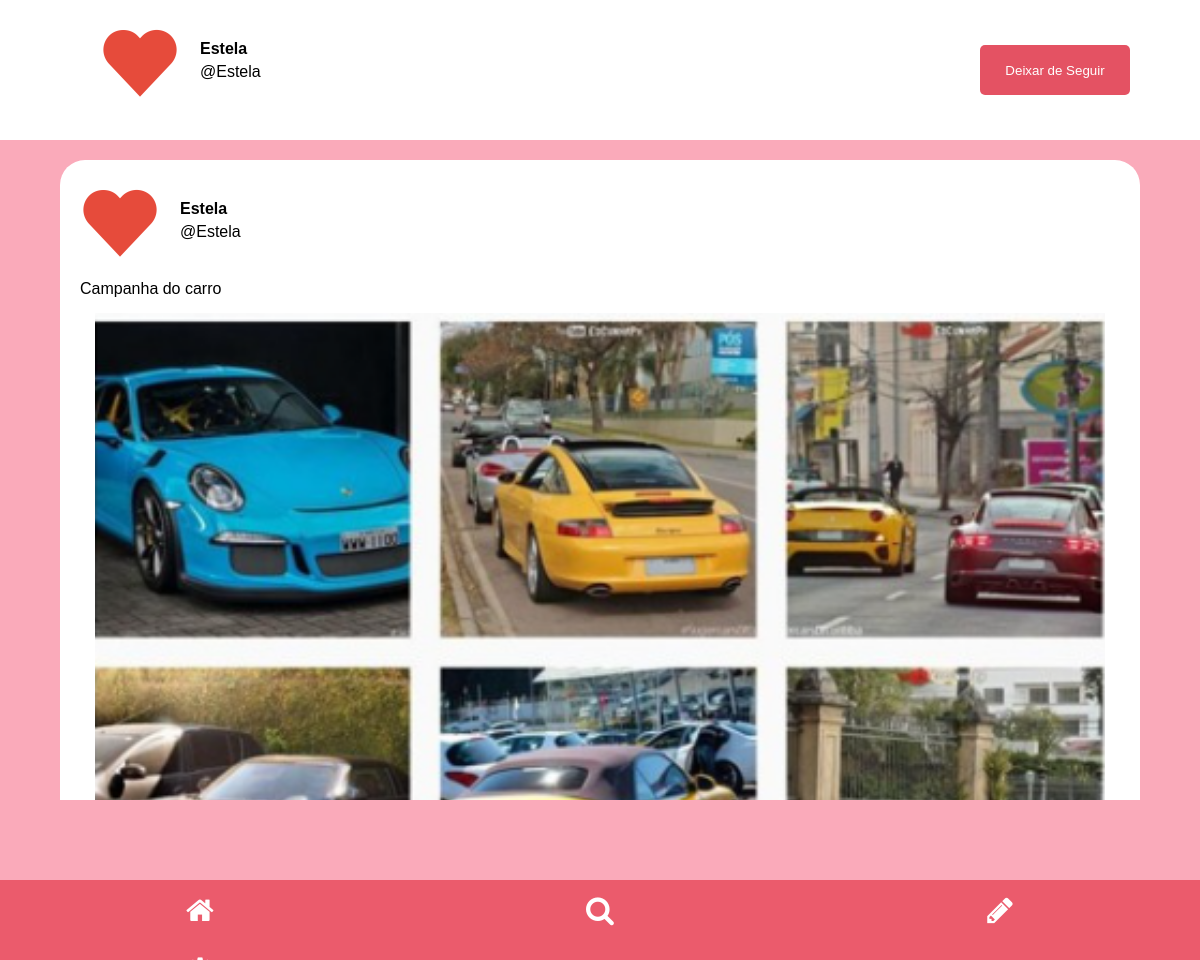
Page /profile/Estela (signed in) on the committed database.
### feed/models.py (models this page shows, shortened)
class Post(models.Model):
    id = models.AutoField(primary_key=True)
    date = models.DateTimeField(default=timezone.now)
    text = models.CharField(max_length=250)
    image = models.ImageField(upload_to = "media")
    likes = models.IntegerField(default=0)
    user = models.ForeignKey(get_user_model(), on_delete=models.CASCADE, null=True)

### feed/views.py (the view, shortened to what this page needs)
# urls.py: path('profile/<str:user_id>', views.profile, name="profile"),
@login_required
def profile(request, user_id):
    posts = Post.objects.filter(user=get_user_model().objects.get(username=user_id)).order_by("-date")
    profile = Profile.objects.get(user = get_user_model().objects.get(username=user_id))
    return render(request, 'profile.html', {'posts':posts, 'user_id':user_id, 'follow':follow, 'profile':profile})

### feed/templates/profile.html (shortened to what this page needs)
{% load static %}
<!DOCTYPE html>
<html lang="pt-BR">
    <head>
        <link rel="stylesheet" href="{% static 'feed/css/profile.css' %}">
        <link rel="stylesheet" href="https://cdnjs.cloudflare.com/ajax/libs/font-awesome/4.7.0/css/font-awesome.min.css">
    </head>
    <body onload="addListenerScroll();">
        <div class="content-bar">
            <div class="options">
                <a href="/feed/"><button class="btn btn-bar"><i class="icon fa fa-home"></i><div class="btn-text">Início</div></button></a>
                <a href="/search/"><button class="btn btn-bar"><i class="icon fa fa-search"></i><div class="btn-text">Pesquisar</div></button></a>
                <a href="/create/"><button class="btn btn-bar"><i class="icon fa fa-pencil"></i><div class="btn-text">Criar Publicação</div></button></a>
                <a href="/config/"><button class="btn btn-bar"><i class="icon fa fa-gear"></i><div class="btn-text">Configurações</div></button></a>
            </div>
        </div>
        <div id="scrollable-content" class="content-main">
            <div id="profile-info" class="profile-info">
                <a href="/profile/{{user_id}}" class="profile-btn"><div class="post-creator"><img src="{% static 'feed/img/heart-png.png' %}"><div class="name">{{user_id}}</div><div class="at">@{{user_id}}</div></div></a>
                <form method=POST class="follow-form">
                    {% if profile in user.profile.follow.all %}
                    <button class="follow" name="follow" value ="unfollow" type="submit">Deixar de Seguir</button></a>
                    {% else %}
                    <button class="follow" name="follow" value ="follow" type="submit">Seguir</button></a>
                    {% endif %}
                </form>
            </div>
            {% for post in posts %}
            <div id="template-post" class="post">
                <a href="/profile/{{post.user}}" class="profile-btn"><div class="post-creator"><img src="{% static 'feed/img/heart-png.png' %}"><div class="name">{{post.user}}</div><div class="at">@{{post.user}}</div></div></a>
                <div class="description-text">{{post.text}}</div>
                {% if post.image %}
                    <img class="single-image" src="{{post.image.url}}">
                {% endif %}
            </div>
            {% endfor %}
        </div>
    </body>
</html>

### templates/static/feed/css/profile.css (style rules this page uses)
* { box-sizing: border-box; font-family: Verdana, Helvetica, sans-serif; }
body { background-color: #FAAABA; padding: 0px 0px 0px 0px; margin: 0px 0px 0px 0px; display: flex; overflow: hidden; }
.content-main { width: 100%; height: 100vh; overflow-y: scroll; scrollbar-color: #e45263 #EB5B6C; padding: 0; }
.post { background-color:white; height: auto; min-width: 600px; width: 50%; max-width: 1000px; border-radius: 25px; color: black; margin: 20px auto; padding: 20px 20px; }
.post-creator { height:100px; }
.post-creator > img { float: left; width: 80px; height: 80px; }
.post-creator > .name { font-weight: bold; padding: 20px 10px 0px 100px; }
.post-creator > .at { padding: 5px 10px 0px 100px; }
.single-image { width: 100%; padding: 15px; }
.profile-btn { color: black; }
a:link { text-decoration: none; }
.profile-info { background-color: white; margin:0; width: 100%; padding: 20px; padding-left:100px; display: grid; grid-template-columns: 1fr 1fr; }
.follow { margin-top: auto; margin-bottom: auto; margin-right: 50px; margin-left: auto; height: 50px; width: 150px; border: none; color: white; padding: 12px 16px; background-color: #e45263; border-radius: 5px; }
.follow-form { margin-top: auto; margin-bottom: auto; margin-right: 0px; margin-left: auto; height: 100%; width: 100%; display: grid; }
@media (max-width: 1200px) { .post { min-width: 80vw; width: 90vw; max-width: 100vw; } }
@media (max-width: 1200px) { .content-bar { background-color: #EB5B6C; height: 80px; width: 100%; padding: 0; margin: 0px 0px 0px 0px; position: absolute; bottom: 0%; } }
@media (max-width: 1200px) { .options { left: 50%; display: grid; grid-template-columns: 1fr 1fr 1fr; height: 100%; } }
@media (max-width: 1200px) { .btn-bar { border: none; color: white; cursor: pointer; height: 100%; width: 100%; padding: 15px; background-color: #EB5B6C; font-size: 30px; } }
@media (max-width: 1200px) { .btn-bar > i { vertical-align: middle; } }

### rows in the picture
Post: user "Estela", text "Campanha do carro", image (picture)

### other values in the picture
{{ user_id }} "Estela"
